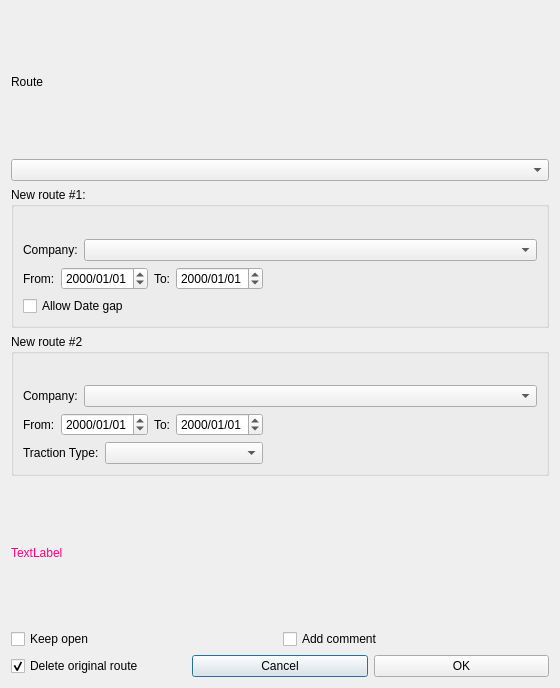
<?xml version="1.0" encoding="UTF-8"?>
<ui version="4.0">
 <class>SplitRoute</class>
 <widget class="QDialog" name="SplitRoute">
  <property name="geometry">
   <rect>
    <x>0</x>
    <y>0</y>
    <width>560</width>
    <height>688</height>
   </rect>
  </property>
  <property name="windowTitle">
   <string>Dialog</string>
  </property>
  <layout class="QGridLayout" name="gridLayout_3">
   <item row="4" column="0">
    <widget class="QLabel" name="lblHelp">
     <property name="palette">
      <palette>
       <active>
        <colorrole role="WindowText">
         <brush brushstyle="SolidPattern">
          <color alpha="255">
           <red>255</red>
           <green>0</green>
           <blue>127</blue>
          </color>
         </brush>
        </colorrole>
       </active>
       <inactive>
        <colorrole role="WindowText">
         <brush brushstyle="SolidPattern">
          <color alpha="255">
           <red>255</red>
           <green>0</green>
           <blue>127</blue>
          </color>
         </brush>
        </colorrole>
       </inactive>
       <disabled>
        <colorrole role="WindowText">
         <brush brushstyle="SolidPattern">
          <color alpha="255">
           <red>159</red>
           <green>158</green>
           <blue>158</blue>
          </color>
         </brush>
        </colorrole>
       </disabled>
      </palette>
     </property>
     <property name="text">
      <string>TextLabel</string>
     </property>
    </widget>
   </item>
   <item row="7" column="0">
    <layout class="QHBoxLayout" name="horizontalLayout">
     <item>
      <widget class="QCheckBox" name="chkDeleteOriginal">
       <property name="text">
        <string>Delete original route</string>
       </property>
       <property name="checked">
        <bool>true</bool>
       </property>
      </widget>
     </item>
     <item>
      <widget class="QPushButton" name="btnCancel">
       <property name="text">
        <string>Cancel</string>
       </property>
      </widget>
     </item>
     <item>
      <widget class="QPushButton" name="btnOK">
       <property name="text">
        <string>OK</string>
       </property>
      </widget>
     </item>
    </layout>
   </item>
   <item row="1" column="0">
    <widget class="QComboBox" name="cbRoutes"/>
   </item>
   <item row="2" column="0">
    <widget class="QGroupBox" name="groupBox1">
     <property name="title">
      <string>New route #1:</string>
     </property>
     <layout class="QGridLayout" name="gridLayout">
      <item row="0" column="0">
       <widget class="RouteNameWidget" name="rnw1" native="true"/>
      </item>
      <item row="1" column="0">
       <layout class="QHBoxLayout" name="horizontalLayout_8">
        <item>
         <widget class="QLabel" name="label_4">
          <property name="text">
           <string>Company:</string>
          </property>
         </widget>
        </item>
        <item>
         <widget class="QComboBox" name="cbCompany1">
          <property name="sizePolicy">
           <sizepolicy hsizetype="Expanding" vsizetype="Fixed">
            <horstretch>1</horstretch>
            <verstretch>0</verstretch>
           </sizepolicy>
          </property>
          <property name="minimumSize">
           <size>
            <width>400</width>
            <height>0</height>
           </size>
          </property>
         </widget>
        </item>
       </layout>
      </item>
      <item row="2" column="0">
       <layout class="QHBoxLayout" name="horizontalLayout_5">
        <item>
         <layout class="QHBoxLayout" name="horizontalLayout_4">
          <item>
           <widget class="QLabel" name="label_6">
            <property name="text">
             <string>From:</string>
            </property>
           </widget>
          </item>
          <item>
           <widget class="QDateEdit" name="dateFrom1">
            <property name="sizePolicy">
             <sizepolicy hsizetype="Fixed" vsizetype="Fixed">
              <horstretch>0</horstretch>
              <verstretch>0</verstretch>
             </sizepolicy>
            </property>
            <property name="displayFormat">
             <string>yyyy/MM/dd</string>
            </property>
           </widget>
          </item>
         </layout>
        </item>
        <item>
         <widget class="QLabel" name="label_7">
          <property name="text">
           <string>To:</string>
          </property>
         </widget>
        </item>
        <item>
         <widget class="QDateEdit" name="dateTo1">
          <property name="sizePolicy">
           <sizepolicy hsizetype="Fixed" vsizetype="Fixed">
            <horstretch>0</horstretch>
            <verstretch>0</verstretch>
           </sizepolicy>
          </property>
          <property name="displayFormat">
           <string>yyyy/MM/dd</string>
          </property>
         </widget>
        </item>
        <item>
         <spacer name="horizontalSpacer_3">
          <property name="orientation">
           <enum>Qt::Orientation::Horizontal</enum>
          </property>
          <property name="sizeHint" stdset="0">
           <size>
            <width>40</width>
            <height>20</height>
           </size>
          </property>
         </spacer>
        </item>
       </layout>
      </item>
      <item row="3" column="0">
       <widget class="QCheckBox" name="chkAllowGap">
        <property name="text">
         <string>Allow Date gap</string>
        </property>
       </widget>
      </item>
     </layout>
    </widget>
   </item>
   <item row="0" column="0">
    <widget class="QLabel" name="label">
     <property name="text">
      <string>Route</string>
     </property>
    </widget>
   </item>
   <item row="3" column="0">
    <widget class="QGroupBox" name="groupBox2">
     <property name="title">
      <string>New route #2</string>
     </property>
     <layout class="QGridLayout" name="gridLayout_2">
      <item row="1" column="0" colspan="3">
       <layout class="QHBoxLayout" name="horizontalLayout_9">
        <item>
         <widget class="QLabel" name="label_5">
          <property name="text">
           <string>Company:</string>
          </property>
         </widget>
        </item>
        <item>
         <widget class="QComboBox" name="cbCompany2">
          <property name="sizePolicy">
           <sizepolicy hsizetype="Expanding" vsizetype="Fixed">
            <horstretch>0</horstretch>
            <verstretch>0</verstretch>
           </sizepolicy>
          </property>
          <property name="minimumSize">
           <size>
            <width>400</width>
            <height>0</height>
           </size>
          </property>
         </widget>
        </item>
       </layout>
      </item>
      <item row="2" column="0">
       <layout class="QHBoxLayout" name="horizontalLayout_6">
        <item>
         <widget class="QLabel" name="label_8">
          <property name="text">
           <string>From:</string>
          </property>
         </widget>
        </item>
        <item>
         <widget class="QDateEdit" name="dateFrom2">
          <property name="sizePolicy">
           <sizepolicy hsizetype="Fixed" vsizetype="Fixed">
            <horstretch>0</horstretch>
            <verstretch>0</verstretch>
           </sizepolicy>
          </property>
          <property name="displayFormat">
           <string>yyyy/MM/dd</string>
          </property>
         </widget>
        </item>
       </layout>
      </item>
      <item row="2" column="1">
       <layout class="QHBoxLayout" name="horizontalLayout_7">
        <item>
         <widget class="QLabel" name="label_9">
          <property name="text">
           <string>To:</string>
          </property>
         </widget>
        </item>
        <item>
         <widget class="QDateEdit" name="dateTo2">
          <property name="sizePolicy">
           <sizepolicy hsizetype="Fixed" vsizetype="Fixed">
            <horstretch>0</horstretch>
            <verstretch>0</verstretch>
           </sizepolicy>
          </property>
          <property name="displayFormat">
           <string>yyyy/MM/dd</string>
          </property>
         </widget>
        </item>
       </layout>
      </item>
      <item row="2" column="2">
       <spacer name="horizontalSpacer_4">
        <property name="orientation">
         <enum>Qt::Orientation::Horizontal</enum>
        </property>
        <property name="sizeHint" stdset="0">
         <size>
          <width>40</width>
          <height>20</height>
         </size>
        </property>
       </spacer>
      </item>
      <item row="3" column="0" colspan="2">
       <layout class="QHBoxLayout" name="horizontalLayout_2">
        <item>
         <widget class="QLabel" name="label_2">
          <property name="text">
           <string>Traction Type:</string>
          </property>
         </widget>
        </item>
        <item>
         <widget class="QComboBox" name="cbTractionType">
          <property name="sizePolicy">
           <sizepolicy hsizetype="Preferred" vsizetype="Fixed">
            <horstretch>1</horstretch>
            <verstretch>0</verstretch>
           </sizepolicy>
          </property>
         </widget>
        </item>
       </layout>
      </item>
      <item row="3" column="2">
       <spacer name="horizontalSpacer_5">
        <property name="orientation">
         <enum>Qt::Orientation::Horizontal</enum>
        </property>
        <property name="sizeHint" stdset="0">
         <size>
          <width>40</width>
          <height>20</height>
         </size>
        </property>
       </spacer>
      </item>
      <item row="0" column="0" colspan="3">
       <widget class="RouteNameWidget" name="rnw2" native="true">
        <property name="sizePolicy">
         <sizepolicy hsizetype="Expanding" vsizetype="Preferred">
          <horstretch>0</horstretch>
          <verstretch>0</verstretch>
         </sizepolicy>
        </property>
       </widget>
      </item>
     </layout>
    </widget>
   </item>
   <item row="6" column="0">
    <layout class="QHBoxLayout" name="horizontalLayout_3">
     <item>
      <widget class="QCheckBox" name="cbKeepOpen">
       <property name="text">
        <string>Keep open</string>
       </property>
      </widget>
     </item>
     <item>
      <widget class="QCheckBox" name="chkAddComment">
       <property name="text">
        <string>Add comment</string>
       </property>
      </widget>
     </item>
    </layout>
   </item>
  </layout>
 </widget>
 <customwidgets>
  <customwidget>
   <class>RouteNameWidget</class>
   <extends>QWidget</extends>
   <header>routenamewidget.h</header>
   <container>1</container>
  </customwidget>
 </customwidgets>
 <resources/>
 <connections/>
</ui>
